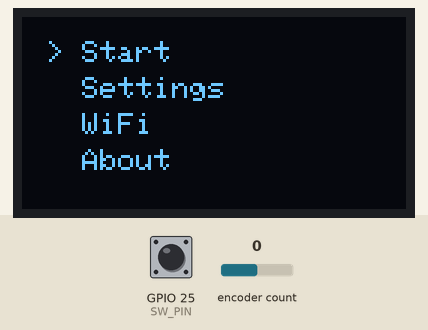
This sketch was run on a simulated ESP32. Shown: 128×64 one-colour display. Inputs (shaded band) come from the test bench; at power-on: GPIO 25 (SW_PIN) HIGH, encoder count 0. What the sketch prints to the serial monitor is not drawn.

Above: at 1.2 s.
1.3 s: GPIO 25 (SW_PIN) pulled LOW for 0.15 s
At 1.35 s:
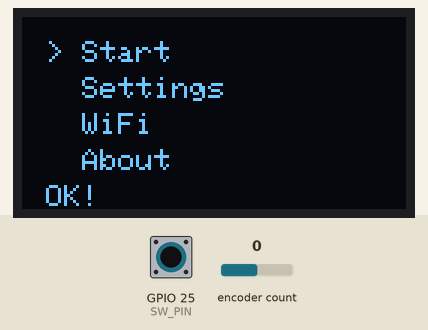
2.9 s: encoder count set to 1
At 3.9 s:
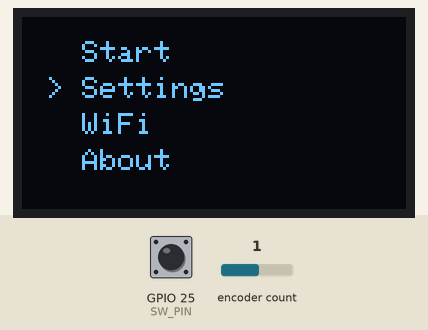
4.4 s: GPIO 25 (SW_PIN) pulled LOW for 1 s
At 4.45 s:
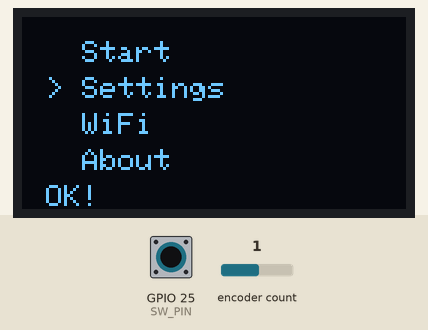
6.9 s: encoder count set to 2
At 7.4 s:
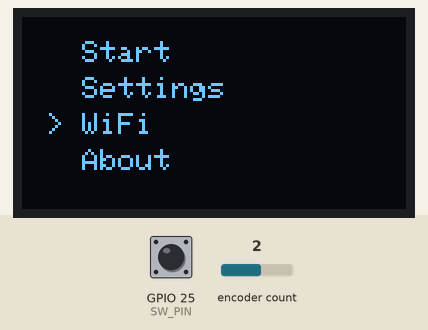
8.4 s: GPIO 25 (SW_PIN) pulled LOW for 0.15 s
At 8.47 s:
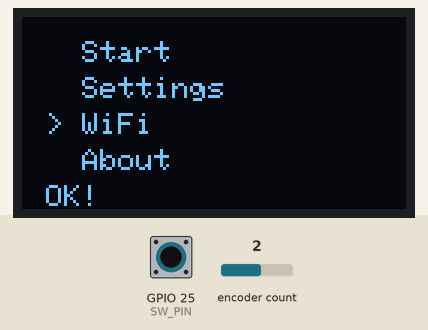
10.0 s: encoder count set to 3
At 11.2 s:
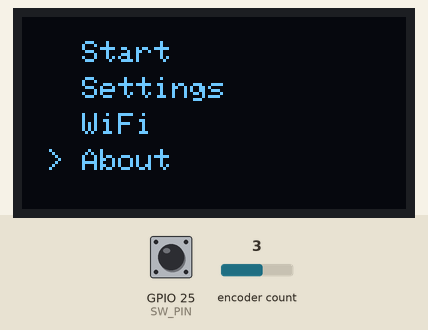
Timing chart, 0 to 12.5 s (numbered marks = the images above; inputs shaded):
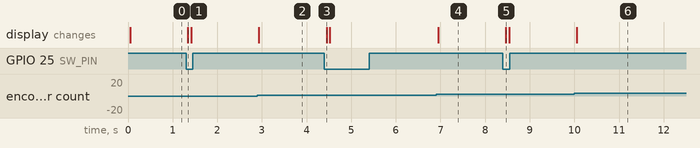

Measured:
- after the input at 1.3 s, the display: changes at once (image 1)
- after the input at 2.9 s, the display: changes at once (image 2)
- after the input at 4.4 s, the display: changes after 0.05 s (image 3)
- after the input at 6.9 s, the display: changes after 0.05 s (image 4)
- after the input at 8.4 s, the display: changes after 0.06 s (image 5)
- after the input at 10.0 s, the display: changes after 0.05 s (image 6)

The sketch:

rotary_menu.ino
```cpp
// WHY: A rotary encoder is a knob that reports relative turns. The Encoder lib
// tracks position; we map position to a menu index and use the press switch to
// "select". Classic UI pattern for headless devices with one knob.

#include <Wire.h>
#include <Adafruit_GFX.h>
#include <Adafruit_SSD1306.h>
#include <Encoder.h>

#define SDA_PIN 21
#define SCL_PIN 22
#define SW_PIN 25

Adafruit_SSD1306 display(128, 64, &Wire, -1);
Encoder enc(32, 33);

const char* items[] = {"Start", "Settings", "WiFi", "About"};
const int N = 4;
long lastPos = 0;
int idx = 0;
bool selected = false;

void setup() {
  Serial.begin(115200);
  Wire.begin(SDA_PIN, SCL_PIN);
  display.begin(SSD1306_SWITCHCAPVCC, 0x3C);
  display.clearDisplay();
  display.setTextColor(SSD1306_WHITE);
  pinMode(SW_PIN, INPUT_PULLUP);
}

void loop() {
  long pos = enc.read() / 4;        // 4 pulses per detent
  if (pos != lastPos) {
    idx = (idx + (pos > lastPos ? 1 : -1) + N) % N;
    lastPos = pos;
  }

  static int lastSw = HIGH;
  int sw = digitalRead(SW_PIN);
  if (sw == LOW && lastSw == HIGH) {
    selected = true;
    Serial.printf("Selected: %s\n", items[idx]);
  }
  lastSw = sw;

  display.clearDisplay();
  display.setTextSize(1);
  for (int i = 0; i < N; i++) {
    display.setCursor(8, 8 + i * 12);
    display.print(i == idx ? "> " : "  ");
    display.println(items[i]);
  }
  if (selected) { display.setCursor(8, 56); display.print("OK!"); selected = false; }
  display.display();
  delay(50);
}
```
